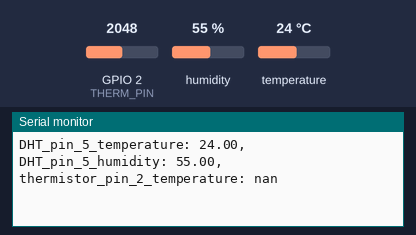
Bench run of a sketch on a simulated ESP32. Parts: the last lines printed to the serial monitor. The inputs (shaded band) are chosen by the test bench; at power-on: GPIO 2 (THERM_PIN) = 2048, humidity 55 %, temperature 24 °C.

Above: at 5.8 s.
5.9 s: GPIO 2 (THERM_PIN) set to 1050
At 11.0 s:
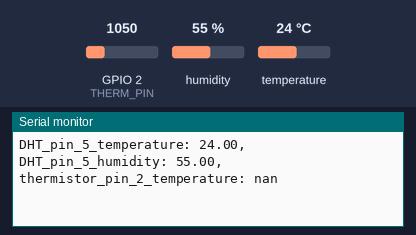
11.9 s: GPIO 2 (THERM_PIN) set to 992
At 16.1 s:
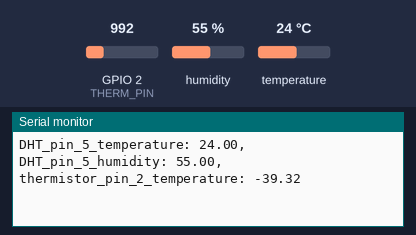

The sketch:

OOWS.ino
```cpp
#include <SPI.h>
#include <DHT.h>

#include "config.h"
#include "sensor.h"
#include "ultrasonic.h"

#define THERM_A_COEFFICIENT 0.003354015
#define THERM_B_COEFFICIENT 0.000256277
#define THERM_C_COEFFICIENT 0.000002082921
#define THERM_D_COEFFICIENT 0.000000073003206
#define THERM_PIN 2
#define AREF_VOLTAGE 5
#define THERM_RESISTOR 10000

#define WIFI_CONNECT_ATTEMPTS 4

#ifdef WIFI_SHIELD
  #include <WiFi.h>
#endif

#ifdef CC3000_SHIELD
  #define CC3000_TINY_DRIVER
  #include <Adafruit_CC3000.h>
#endif

#ifdef DATALOGGER
  #include <Wire.h>
  #include <SD.h>
  #include <RTClib.h>
#endif

//Thermocouple Constants http://www.mosaic-industries.com/embedded-systems/microcontroller-projects/temperature-measurement/thermocouple/type-t-calibration-table
#define T0 1.3500000*100
#define V0 5.9588600
#define P1 2.0325591*10
#define P2 3.3013079
#define P3 1.2638462*0.1
#define P4 -8.2883695*0.0001
#define Q1 1.7595577*0.1
#define Q2 7.9740521*0.001
#define Q3 0

#ifdef WIFI_SHIELD
  WiFiClient client;
#endif

#ifdef CC3000_SHIELD
  // These are the interrupt and control pins
  #define ADAFRUIT_CC3000_IRQ   3  // MUST be an interrupt pin!
  // These can be any two pins
  #define ADAFRUIT_CC3000_VBAT  5
  #define ADAFRUIT_CC3000_CS    10
  // Use hardware SPI for the remaining pins
  // On an UNO, SCK = 13, MISO = 12, and MOSI = 11
  Adafruit_CC3000 cc3000 = Adafruit_CC3000(ADAFRUIT_CC3000_CS, ADAFRUIT_CC3000_IRQ, ADAFRUIT_CC3000_VBAT, SPI_CLOCK_DIVIDER);
#endif

int failedCounter = 0;

void initShields() {
  #ifdef CC3000_SHIELD
    if (!cc3000.begin()) {
      Serial.println("Could not connect to cc3000, please check your wiring");
    }
  #endif
}

void startWiFi() {
  #ifdef WIFI_SHIELD
    Serial.println("Connecting to " + String(NETWORK));
    if (client.connected()) {
      Serial.println("Currently connected, stopping");
      client.stop();
    }
    delay(1000);
    int error = WL_CONNECTED;
    for (int i = 0; i < WIFI_CONNECT_ATTEMPTS; i++) {
      error = WiFi.begin(NETWORK);
      if (error == WL_CONNECTED) {
        Serial.println("Connected to " + String(NETWORK));
        break;
      }
      if (i < WIFI_CONNECT_ATTEMPTS - 1) {
        Serial.println("Failed to connect to " + String(NETWORK) + " with error code " + String(error) + ", trying again...");
      } else {
        Serial.println("!!ERROR!! Failed to connect to " + String(NETWORK) + " " + String(WIFI_CONNECT_ATTEMPTS) + " times ending with error code " + String(error) +
          ", will NOT try again until wifi is used again");
      }
      if (error == WL_CONNECTED) {
        delay(1000);
      }
    }
  #endif

  #ifdef CC3000_SHIELD
    Serial.println("Connecting to " + String(NETWORK));
    if (cc3000.connectToAP(NETWORK, "", WLAN_SEC_UNSEC, WIFI_CONNECT_ATTEMPTS)) {
      Serial.println("Connected to " + String(NETWORK));
    } else {
      Serial.println("Failed to connect to " + String(NETWORK));
    }
    delay(5000);
  #endif
}

float readVoltage(int pin) {
  /*
  analogRead reads a value from the sensor, but scales it from 0-1023
  It instead should be from 0 volts to the constant AREF_VOLTAGE (maximum number of volts)
  To undo the scaling, we use a ratio
  */
  return analogRead(pin) * AREF_VOLTAGE / 1023.0;
}

boolean sendHTTP(String host, int port, String request, String headers, String string) {
  #ifdef WIFI_SHIELD
    Serial.println("Sending HTTP message...");
    client.stop();
    if (client.connect(host.c_str(), port)) {
      client.print(request + " HTTP/1.1\n");
      client.print("Host: " + host + "\n");
      client.print("Connection: close\n");
      client.print("Content-Type: application/x-www-form-urlencoded\n");
      if (string.length() > 0) {
        client.print("Content-Length: ");
        client.print(string.length());
      }
      client.print(headers);
      client.print("\n\n");

      client.print(string);

      if (client.connected()) {
        Serial.println("Successfully sent message!");

        failedCounter = 0;
        return true;
      }
      else {
        failedCounter++;

        Serial.println("Connection to host failed (" + String(failedCounter, DEC) + ")");
        Serial.println();
      }

    } else {
      failedCounter++;

      Serial.println("Connection to host Failed (" + String(failedCounter, DEC) + ")");
      Serial.println();
    }
  #endif
  if (failedCounter >= 20) {
    startWiFi();
    failedCounter = 0;
    return false;
  }
}

boolean sendHTTP(uint32_t ip, int port, String request, String headers, String string) {
  #ifdef CC3000_SHIELD
    Serial.println("Sending HTTP message...");
    Adafruit_CC3000_Client socket = cc3000.connectTCP(ip, port);
    if (socket.connected()) {
      socket.print(request + " HTTP/1.0\n");
      socket.print("Connection: close\n");
      socket.print("Content-Type: application/x-www-form-urlencoded\n");
      if (string.length() > 0) {
        socket.print("Content-Length: ");
        socket.print(string.length());
      }
      socket.print(headers);
      socket.print("\n\n");
      socket.print(string);

      delay(1000);

      if (socket.connected()) {
        Serial.println("Successfully sent message!");

        failedCounter = 0;
        socket.close();
        return true;
      } else {
        failedCounter++;

        Serial.println("Connection to host failed (" + String(failedCounter, DEC) + ")");
        Serial.println();
      }
    } else {
      failedCounter++;

      Serial.println("Connection to host Failed (" + String(failedCounter, DEC) + ")");
      Serial.println();
    }
  #endif
  if (failedCounter >= 20) {
    startWiFi();
    failedCounter = 0;
    return false;
  }
}

class DHT22Sensor : public Sensor {
  protected:
    DHT dht;
    int pin;
  public:
    DHT22Sensor(int pin) : dht(pin, DHT22) {
      dht.begin();
      this->pin = pin;
    }

    int getNumberOfValues() {
      return 2;
    }

    float getValue(int num) {
      switch (num) {
        case 0:
          return dht.readTemperature();
        case 1:
          return dht.readHumidity();
        default:
          return 0;
      }
    }

    String getValueName(int num) {
      switch (num) {
        case 0:
          return "DHT_pin_" + String(pin) + "_temperature";
        case 1:
          return "DHT_pin_" + String(pin) + "_humidity";
        default:
          return "";
      }
    }
};

class ThermistorSensor : public Sensor {
  protected:
    int pin;

  public:
    ThermistorSensor(int pin) {
      this->pin = pin;
    }

    int getNumberOfValues() {
      return 1;
    }

    float getValue(int num) {
      float Vout = readVoltage(pin);
      float rt = (THERM_RESISTOR * (Vout / AREF_VOLTAGE)) / (1 - (Vout / AREF_VOLTAGE));
      float ln = log(rt / THERM_RESISTOR);
      float tempK = pow(THERM_A_COEFFICIENT + THERM_B_COEFFICIENT * ln + THERM_C_COEFFICIENT * (pow(ln, 2)) + THERM_D_COEFFICIENT * (pow(ln, 3)), (-1));
      float thermTemperature = tempK - 273.5;
      return thermTemperature;
    }


    String getValueName(int num) {
      return "thermistor_pin_" + String(pin) + "_temperature";
    }

};

volatile int tippingBucketCount;

void incrementTippingBucketCount() {
  tippingBucketCount++;
}

class TippingBucket : public Sensor {
  protected:
    bool interruptAttached = false;
    int pin;
  public:
    TippingBucket(int pin) {
      if (!interruptAttached) {
        attachInterrupt(digitalPinToInterrupt(pin), incrementTippingBucketCount, RISING);
        interruptAttached = true;
      }
      this->pin = pin;
    }

    int getNumberOfValues() {
      return 1;
    }

    float getValue(int num) {
      int tmp = tippingBucketCount;
      tippingBucketCount = 0;
      return tmp;
    }

    String getValueName(int num) {
      return "tipping_bucket_pin_" + String(pin) + "_Pulses";
    }
};

class Output {
  public:
    void virtual outputData(float data[], int dataLength) {};
    void virtual outputData(String headers[], float data[], int dataLength) {
      this->outputData(data, dataLength);
    }
};

class ThingspeakOutput : public Output {
  public:
    ThingspeakOutput() {}

    void outputData(float data[], int dataLength) {
      String tsData = "";
      for (int i = 0; i < dataLength; i++) {
        tsData += String("field") + String(i + 1) + String("=") + String(data[i]);
        if (i < dataLength - 1) {
          tsData += "&";
        }
      }
      sendHTTP("api.thingspeak.com", 80, "POST /update", "X-THINGSPEAKAPIKEY: " + APIKEY + "\n", tsData);
    }
};

class CustomDataServerOutput : public Output {
  public:
    CustomDataServerOutput() {
      sendHTTP(CUSTOM_DATA_SERVER_IP, 80, "GET /api/arduinos/" + ARDUINO_NAME + "/init", "X-Password: " + CUSTOM_DATA_SERVER_PASSWORD + "\n", "");
    }

    void outputData(String headers[], float data[], int dataLength) {
      String strData = "";
      for (int i = 0; i < dataLength; i++) {
        strData += headers[i] + String("=") + String(data[i]);
        if (i < dataLength - 1) {
          strData += "&";
        }
      }
      sendHTTP(CUSTOM_DATA_SERVER_IP, 80, "POST /api/arduinos/" + ARDUINO_NAME + "/addData", "X-Password: " + CUSTOM_DATA_SERVER_PASSWORD + "\n", strData);
    }
};

class SerialOutput : public Output {
  public:
    SerialOutput() {
      while(!Serial);
      Serial.println("Starting up");
    }

    void outputData(String headers[], float data[], int dataLength) {
      for (int i = 0; i < dataLength; i++) {
        Serial.print(headers[i]);
        Serial.print(": ");
        Serial.print(String(data[i]));
        if (i < dataLength - 1) {
          Serial.print(", ");
        }
      }
      Serial.println();
    }
};

#ifdef DATALOGGER
class SDCardOutput : public Output {
  protected:
    File file;
    RTC_DS1307 RTC;
    bool printedHeaders;

  public:
    SDCardOutput() {
      if (!SD.begin(10, 11, 12, 13)) {
       Serial.println("Failed to initialize SD card");
      }
      if (!RTC.begin()) {
        Serial.println("Failed to initialize Real Time Clock");
      }
      if (!RTC.isrunning()) {
        RTC.adjust(DateTime(F(__DATE__), F(__TIME__)));
      }
      int filenumber = 0;
      while (true) {
        String filenameStr = "DATA" + String(filenumber) + ".CSV";
        int len = filenameStr.length() + 1;
        char filename[len];
        filenameStr.toCharArray(filename, len);
        if (!SD.exists(filename)) {
          file = SD.open(filename, FILE_WRITE);
          break;
        }
        filenumber++;
      }
      printedHeaders = false;
    }

    void outputData(String headers[], float data[], int dataLength) {
      DateTime now = RTC.now();
      if (!printedHeaders) {
        file.print("unixTime,");
        for (int i = 0; i < dataLength; i++) {
          file.print(String(headers[i]));
          if (i < dataLength - 1) {
            file.print(",");
          }
        }
        file.println();
        printedHeaders = true;
      }
      file.print(now.unixtime());
      file.print(",");
      for (int i = 0; i < dataLength; i++) {
        file.print(String(data[i]));
        if (i < dataLength - 1) {
          file.print(",");
        }
      }
      file.println();
      file.flush();
    }
};
#endif

void setup() {}

void loop() {
  Serial.begin(9600);
  initShields();
  startWiFi();
  Sensor* sensors[] = SENSORS;
  int sensorsLength = SENSORS_LENGTH;
  Output* outputs[] = OUTPUTS;
  int outputsLength = OUTPUTS_LENGTH;
  while (true) {
    int valsLength = 0;
    for (int i = 0; i < sensorsLength; i++) {
      valsLength += sensors[i]->getNumberOfValues();
    }
    float vals[valsLength];
    String headers[valsLength];
    int currVal = 0;
    int currHeader = 0;
    for (int i = 0; i < sensorsLength; i++) {
      int num = sensors[i]->getNumberOfValues();
      for (int n = 0; n < num; n++) {
        vals[currVal++] = sensors[i]->getValue(n);
      }
      for (int n = 0; n < num; n++) {
        String tmp = sensors[i]->getValueName(n);
        headers[currHeader++] = tmp;
      }
    }
    for (int n = 0; n < outputsLength; n++) {
      outputs[n]->outputData(headers, vals, valsLength);
    }
    delay(DELAY);
  }
}
```

sensor.h
```cpp
#pragma once

class Sensor {
  public:
    int virtual getNumberOfValues() = 0;
    float virtual getValue(int num) = 0;
    String virtual getValueName(int num) = 0;
};
```

ultrasonic.h
```cpp
#pragma once

#ifdef ULTRASONIC

//#define USE_TIMER2

#ifdef USE_TIMER2
  #include <eRCaGuy_Timer2_Counter.h>
#endif

#include "sensor.h"

/* ==========PIN MAPPING==========
 *
 *        ANALOG
 *
 *  A0    ========== Thermistor 0 (Top)
 *  A1    ========== Thermistor 1 (Mid)
 *  A2    ========== Thermistor 2 (Bot)
 *
 *       DIGITAL
 *
 *  2   ==========  Xbee
 *  3   ==========  Xbee
 *  4   ==========  Digital Temp Sensors
 *  5   ==========  Sonar Power
 *  6   ==========  Sonar Echo
 *  7   ==========  Sonar Init
 *  8   ==========  Future use (Software Serial RX)
 *  9   ==========  Future use (Software Serial TX)
 *  10  ==========  SD Card
 *  11  ==========  SD Card
 *  12  ==========  SD Card
 *  13  ==========  SD Card
 *
 *
 * ===============================
 */

/* ====Campbell Handshakes====
 *
 *    "Distance\n"
 *  "TempTop\n"
 *  "TempMid\n"
 *  "TempBot\n"
 *
 * =====SensComp Connections=====
 *
 *
 *   Pin 1 - VDD
 *   Pin 2 - GND
 *   Pin 3 - Echo
 *   Pin 4 - not used
 *   Pin 5 - Init
 *   Pin 6 - not used
 *
 * ===========================
 */


// resistance at 25 degrees C
#define THERMISTORNOMINAL 10000
// temp. for nominal resistance (almost always 25 C)
#define TEMPERATURENOMINAL 25
// how many samples to take and average, more takes longer
// but is more 'smooth'
#define NUMSAMPLES 3
// The beta coefficient of the thermistor (usually 3000-4000)
#define BCOEFFICIENT 3950
// the value of the 'other' resistor as measured by multimeter
#define SERIESRESISTOR 1586

unsigned long getTime() {
  #ifdef USE_TIMER2
    return timer2.get_count();
  #else
    return millis();
  #endif
}

int tempSamples[NUMSAMPLES];

float thermistor_temp(int option){

  uint8_t i;
  float average;

  for (i=0; i< NUMSAMPLES; i++) {
    tempSamples[i] = analogRead(option);
    delay(10);
  }

  // average all the samples out
  average = 0;
  for (i=0; i< NUMSAMPLES; i++) {
    average += tempSamples[i];
  }
  average /= NUMSAMPLES;

  // convert the value to resistance
  average = 1023 / average - 1;
  average = SERIESRESISTOR / average;

  float steinhart;
  steinhart = average / THERMISTORNOMINAL;     // (R/Ro)
  steinhart = log(steinhart);                  // ln(R/Ro)
  steinhart /= BCOEFFICIENT;                   // 1/B * ln(R/Ro)
  steinhart += 1.0 / (TEMPERATURENOMINAL + 273.15); // + (1/To)
  steinhart = 1.0 / steinhart;                 // Invert
  steinhart -= 273.15;                         // convert to C

  return steinhart;

}

float microsecondsToCentimeters(long microseconds) {
  // The speed of sound is 340 m/s or 29 microseconds per centimeter.
  // The ping travels out and back, so to find the distance of the
  // object we take half of the distance travelled.
  return microseconds / 29.0 / 2.0;
}

float tempCorrection(int pin, float microseconds) {

  float temp = thermistor_temp(pin);
  float usPerMeter = (1.0/340.0)/100.0;
  float sound = 331.4 + 0.607 * temp;

  return (sound * microseconds)/1000000.0;
}

float sensor_distance(int thermPin, int SonarPower, int SonarEcho, int SonarInit){

  unsigned long duration0, duration1;
  float duration, cm;
  // The PING))) is triggered by a HIGH pulse of 2 or more microseconds.
  // Give a short LOW pulse beforehand to ensure a clean HIGH pulse:
  digitalWrite(SonarInit, LOW);
  digitalWrite(SonarPower, LOW); // currently does nothing
  delay(5);
  digitalWrite(SonarPower, HIGH);
  delay(20);

  // int i;
  //  for (i=0; i< NUMSAMPLES; i++) {

  digitalWrite(SonarInit, HIGH);

  // The same pin is used to read the signal from the PING))): a HIGH
  // pulse whose duration is the time (in microseconds) from the sending
  // of the ping to the reception of its echo off of an object.

  duration0 = getTime();

  while(digitalRead(SonarEcho) == 0 && (getTime() - duration0) < 1000000.0 && getTime() > duration0){
    ;
  }
  duration1 = getTime();
  digitalWrite(SonarInit, LOW);

  duration = (duration1 - duration0)/2.0;

  if(duration1 < duration0 || duration >= 1000000.0){
    digitalWrite(SonarPower, LOW);
    return 0;
  }else if(duration <= 0){
    digitalWrite(SonarPower, LOW);
    return 0;
  }


  //  }
  // convert the time into a distance
  //cm = microsecondsToCentimeters(duration);
  digitalWrite(SonarPower, LOW);
  cm = tempCorrection(thermPin, duration);

  //Serial.print(cm);
  //Serial.print(" cm");
  //Serial.println();
  return cm;

}

class UltrasonicSensor : public Sensor {
  protected:
  int thermPin, sonarPower, sonarEcho, sonarInit;

  public:
  UltrasonicSensor(int thermPin, int sonarPower, int sonarEcho, int sonarInit) {
    this->thermPin = thermPin;
    this->sonarPower = sonarPower;
    this->sonarEcho = sonarEcho;
    this->sonarInit = sonarInit;
    #ifdef USE_TIMER2
      timer2.setup();
    #endif
  }

  int getNumberOfValues() {
    return 1;
  }

  float getValue(int number) {
    return sensor_distance(thermPin, sonarPower, sonarEcho, sonarInit);
  }

  String getValueName(int num) {
    return "Ultrasonic Distance";
  }
};

#endif
```

config.example.h
```cpp
#define ARDUINO_NAME String("Name")
#define NETWORK "Network_Name"
#define APIKEY String("0123456789ABCDEF")
#define CUSTOM_DATA_SERVER_IP 0
#define CUSTOM_DATA_SERVER_PASSWORD String("1234")
#define SENSORS {new DHT22Sensor(5), new ThermistorSensor(2)}
#define SENSORS_LENGTH 2 // CHANGE ME
#define OUTPUTS {new SerialOutput()}
#define OUTPUTS_LENGTH 1
#define DELAY 5000
```

Measured:
- the behaviour switches between 1024 and 1023 on GPIO 2 (THERM_PIN) (found by bisection; images 1 and 2)
- after the input at 11.9 s, the serial monitor: prints a new line after 3.2 s (image 2)
